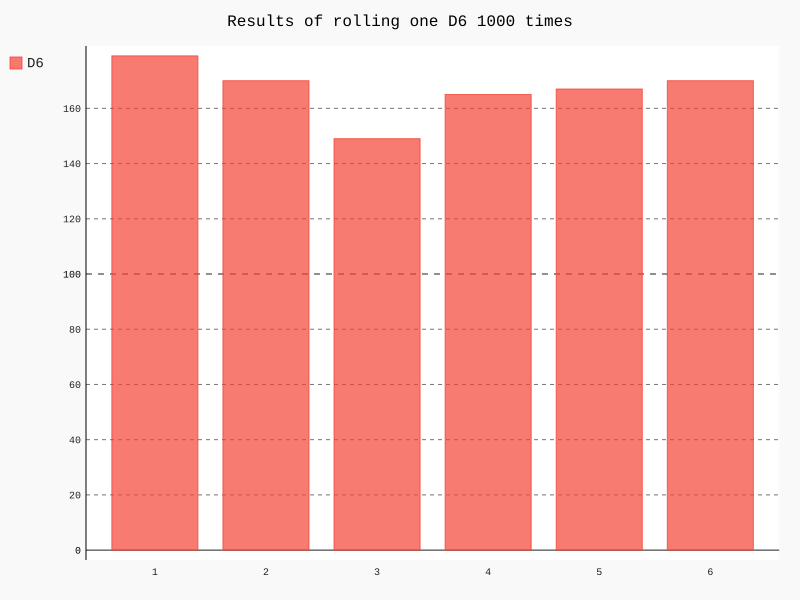

The script that drew this image:
from die import Die
import pygal

die = Die()
#投掷骰子，并将结果存于一个列表中
results = []
for roll_num in range(1000):
    result = die.roll()
    results.append(result)

#每一面出现的频率
frequency = []
for roll_num in range(1, die.num_sides+1):
    frequency.append(results.count(roll_num))

#结果可视化
hist = pygal.Bar()

hist.title = "Results of rolling one D6 1000 times"
hist.x_labels=[str(i) for i in range(1, die.num_sides+1)]
hist._x_title = "Results"
hist._y_title = "Frequency of Results"

hist.add("D6", frequency)
hist.render_to_file('die_visual.svg')
